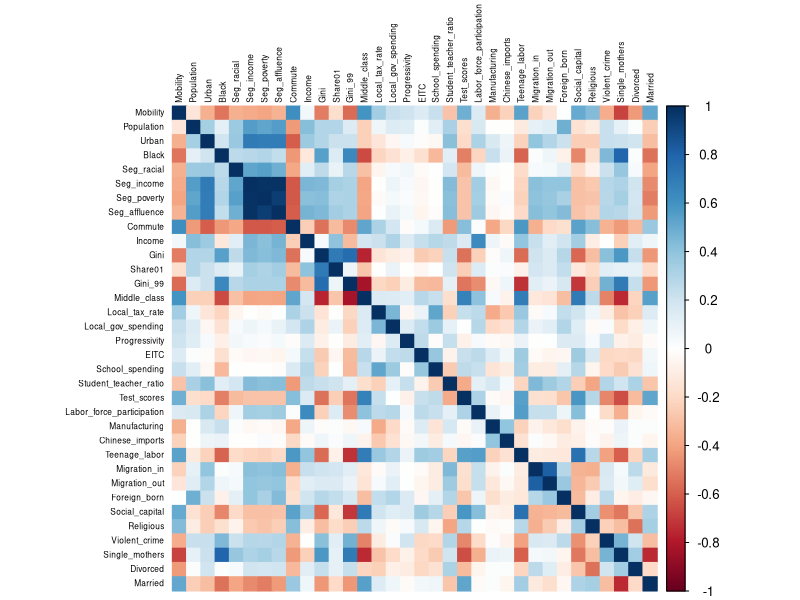
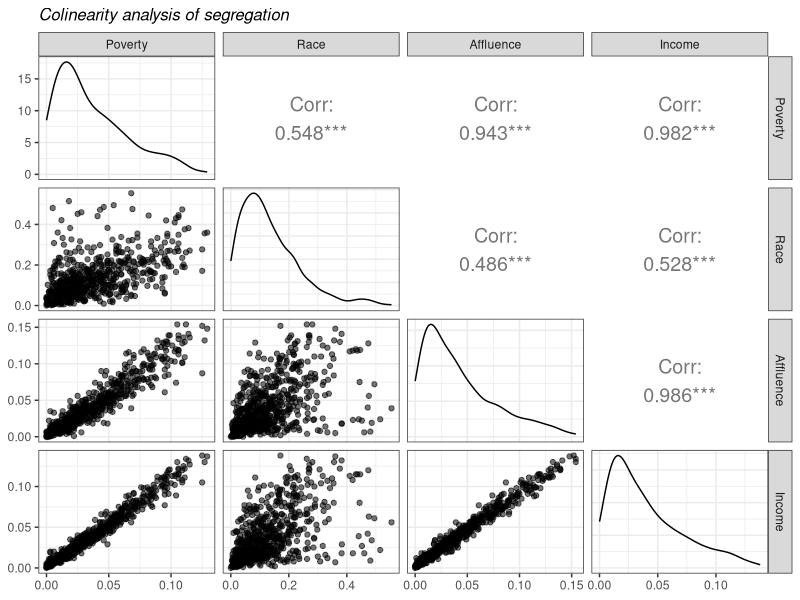
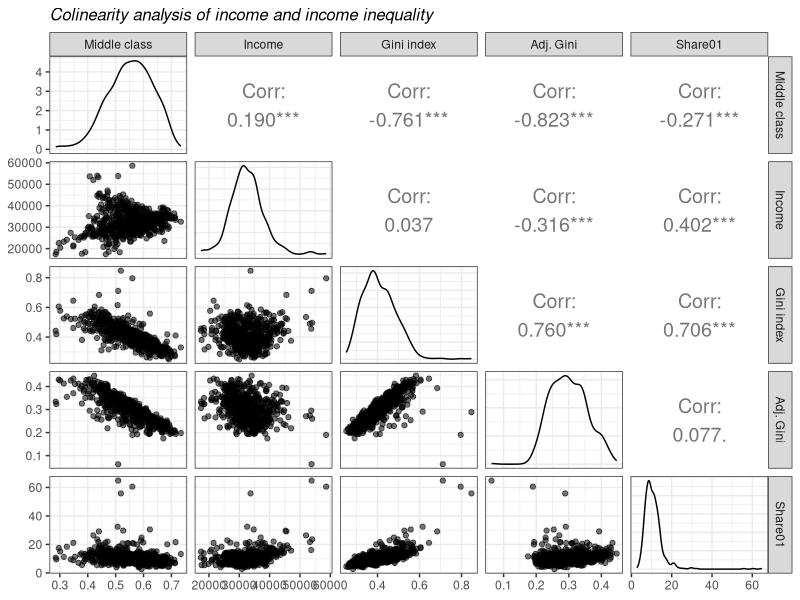
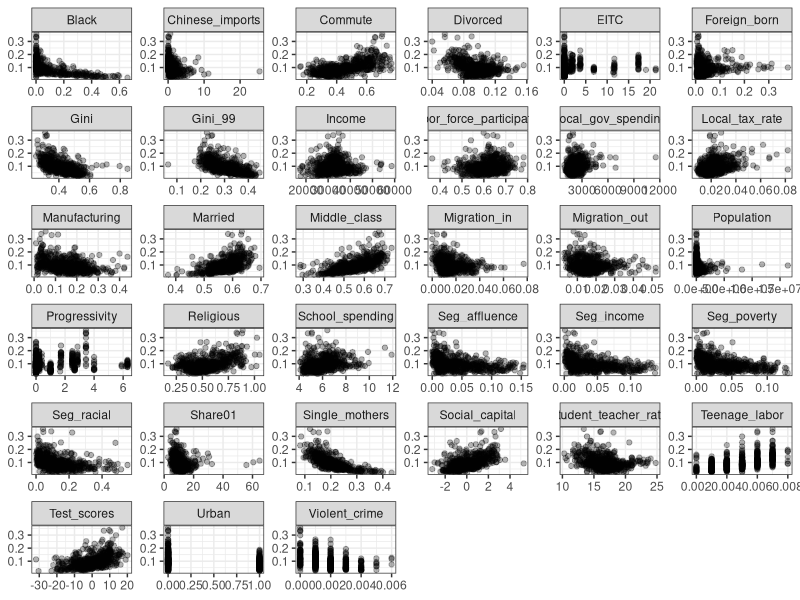
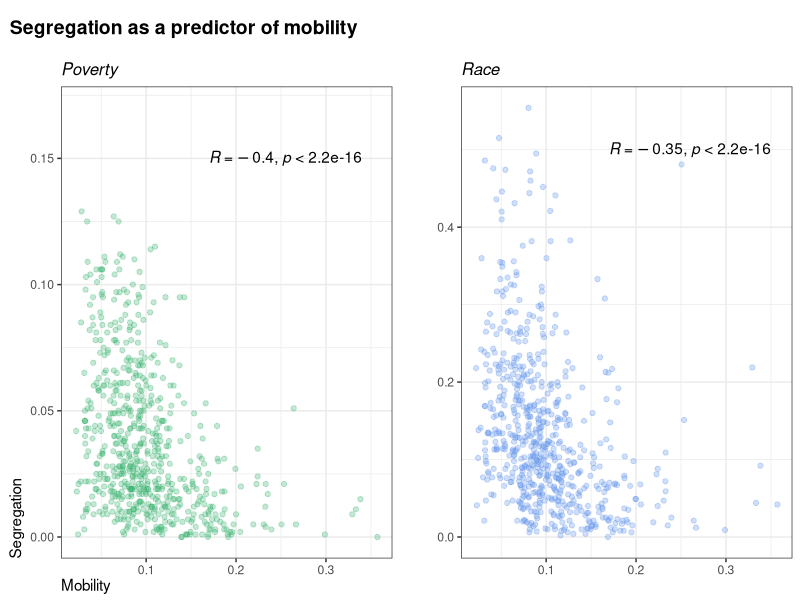
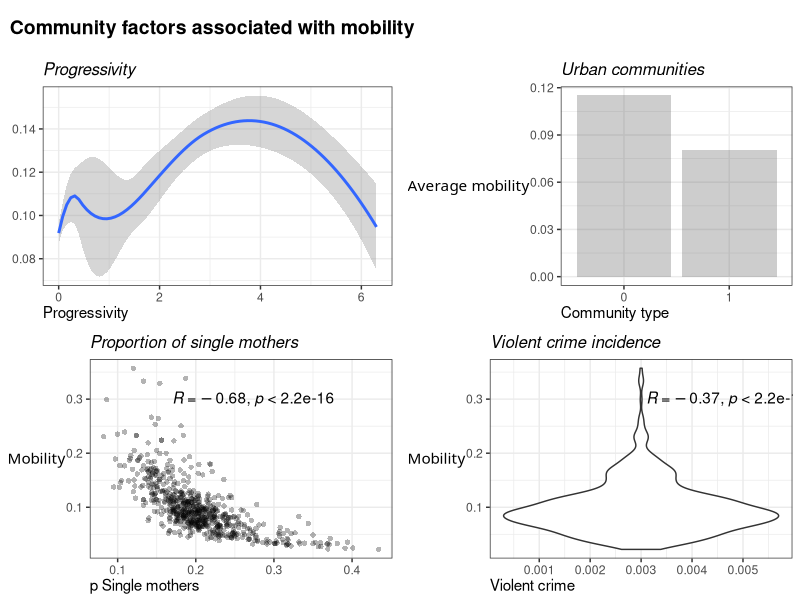

Reproduce these figures in R, in order.
## ---- chunk 1
# Import dependencies
library(ggplot2)
library(dplyr)
library(corrplot)
library(tidyr)

theme_set(theme_bw())

# Import data
mobility <- read.csv("mobility-all.csv", header = TRUE)
## ---- chunk 2
knitr::opts_chunk$set(echo = TRUE)
## ---- chunk 3
mobility <- read.csv("mobility-all.csv", header = TRUE)

library(ggplot2)
library(dplyr)
library(corrplot)
library(tidyr)
library(cowplot)
library(ggpubr)
library(GGally)

theme_set(theme_bw())
theme_update(
  axis.title.x = element_blank(),  
  axis.title.y = element_blank(), 
  plot.title = element_text(size = 12, face = "italic")
)
## ---- chunk 4
mobility <- read.csv("mobility-all.csv", header = TRUE, stringsAsFactors = TRUE)
## ---- chunk 5
quals <- c("ID","Name", "State", "Latitude", "Longitude")

mobility <- mobility[,!(names(mobility) %in% quals)]
## ---- chunk 6
print(colSums(is.na(mobility)))
## ---- chunk 7
bad_cols <- c("Colleges","Tuition", "Graduation", "HS_dropout") # +100 NULL
mobility <- mobility[,!(names(mobility) %in% bad_cols)]
## ---- chunk 8
before <- nrow(mobility)
mobility <- drop_na(mobility)
dropped <- before - nrow(mobility)

print("Data reduced by: ")
print((dropped/before))
## ---- chunk 9
corrplot(cor(mobility),
         tl.col = "black",
         tl.cex = .5, 
         method = 'color')
## ---- chunk 10
mobility[c("Seg_poverty", "Seg_racial", "Seg_affluence", "Seg_income")] %>%
  ggpairs(aes(alpha = 0.5), 
          upper = list(continuous = wrap("cor", size = 5)),
          columnLabels = c("Poverty", "Race", "Affluence", "Income"),
          title = "Colinearity analysis of segregation",
          progress = FALSE)
## ---- chunk 11
mobility[c("Middle_class", "Income", "Gini", "Gini_99", "Share01")] %>%
  ggpairs(aes(alpha = 0.5), 
          upper = list(continuous = wrap("cor", size = 5)),
          columnLabels = c("Middle class", "Income", "Gini index", "Adj. Gini", "Share01"),
          title = "Colinearity analysis of income and income inequality",
          progress = FALSE)
## ---- chunk 12
mobility %>%
  gather(-Mobility, key = "var", value = "value") %>%
  ggplot(aes(x = value, y = Mobility)) +
  geom_point(alpha = 0.3) +
  facet_wrap(~ var, scales = "free")

## ---- chunk 13
a <- ggplot(data = mobility, aes(x = Mobility, y = Seg_racial)) + 
  geom_point(color = "cornflowerblue", alpha = .3) + 
  #stat_smooth(method = "lm", formula = y ~ x, geom = "line", color = "darkorange") +
  stat_cor(label.x=.17, label.y=.5) +
  ggtitle("Race")
    
# b <- ggplot(data = mobility, aes(x = Mobility, y = Seg_income)) + 
#   geom_point(color = "skyblue", alpha = .3) +
#   stat_cor(label.x=.17, label.y=.12) +
#   ggtitle("Income")

c <- ggplot(data = mobility, aes(x = Mobility, y = Seg_poverty)) + 
  geom_point(color = "mediumseagreen", alpha = .3) +
  stat_cor(label.x=.17, label.y=.15) +
  ylim(0,.17) +
  ggtitle("Poverty") + 
  xlab("Mobility") + 
  ylab("Segregation") +
  theme(axis.title.x = element_text(hjust = 0),
        axis.title.y = element_text(angle=90, hjust = 0, margin = margin(r = 5)))

# d <- ggplot(data = mobility, aes(x = Mobility, y = Seg_affluence)) + 
#   geom_point(color = "seagreen", alpha = .3) +
#   stat_cor(label.x=.17, label.y=.15) +
#   ylim(0,.17) +
#   ggtitle("Affluence") 

plot_row <- plot_grid(c,a, align = "hv")

title <- ggdraw() + 
  draw_label(
    "Segregation as a predictor of mobility",
    fontface = 'bold',
    x = 0,
    hjust = 0) +
  theme(plot.margin = margin(0, 0, 0, 7))
plot_grid(
  title, plot_row,
  ncol = 1,
  rel_heights = c(0.1, 1)
)
## ---- chunk 14
mobility$Urban <- as.factor(mobility$Urban)

theme_update(
  axis.title.x = element_text(hjust = 0),  
  axis.title.y = element_text(element_text(angle=90, hjust = 0, margin = margin(r = 5)))) 

a <- ggplot(data = mobility, aes(x = Progressivity, y = Mobility)) + 
  geom_smooth() + 
  ggtitle("Progressivity") + 
  xlab("Progressivity") +
  ylab(" ")

b <- ggplot(data = mobility, aes(x = Urban, y = Mobility)) + 
  geom_bar(position='dodge', stat='summary', fun='mean', alpha = .3) +
  ggtitle("Urban communities") + 
  xlab("Community type") + 
  ylab("Average mobility")

c <- ggplot(data = mobility, aes(x = Single_mothers, y = Mobility)) + 
  geom_point(alpha = .3, pch = 16) +
  stat_cor(label.x=.17, label.y=.3, label.size = 0.01) +
  ggtitle("Proportion of single mothers") +
  xlab("p Single mothers") +
  ylab("Mobility")

d <- ggplot(data = mobility, aes(x = Violent_crime, y = Mobility)) + 
  geom_violin() +
  stat_cor(label.x=.0031, label.y=.3, label.size = 0.001) +
  xlab("Violent crime") + 
  ylab("Mobility") + 
  ggtitle("Violent crime incidence")

plot_row <- plot_grid(a,b,c,d, align = "none")

title <- ggdraw() + 
  draw_label(
    "Community factors associated with mobility",
    fontface = 'bold',
    x = 0,
    hjust = 0) +
  theme(plot.margin = margin(0, 0, 0, 7))
plot_grid(
  title, plot_row,
  ncol = 1,
  rel_heights = c(0.1, 1)
)
